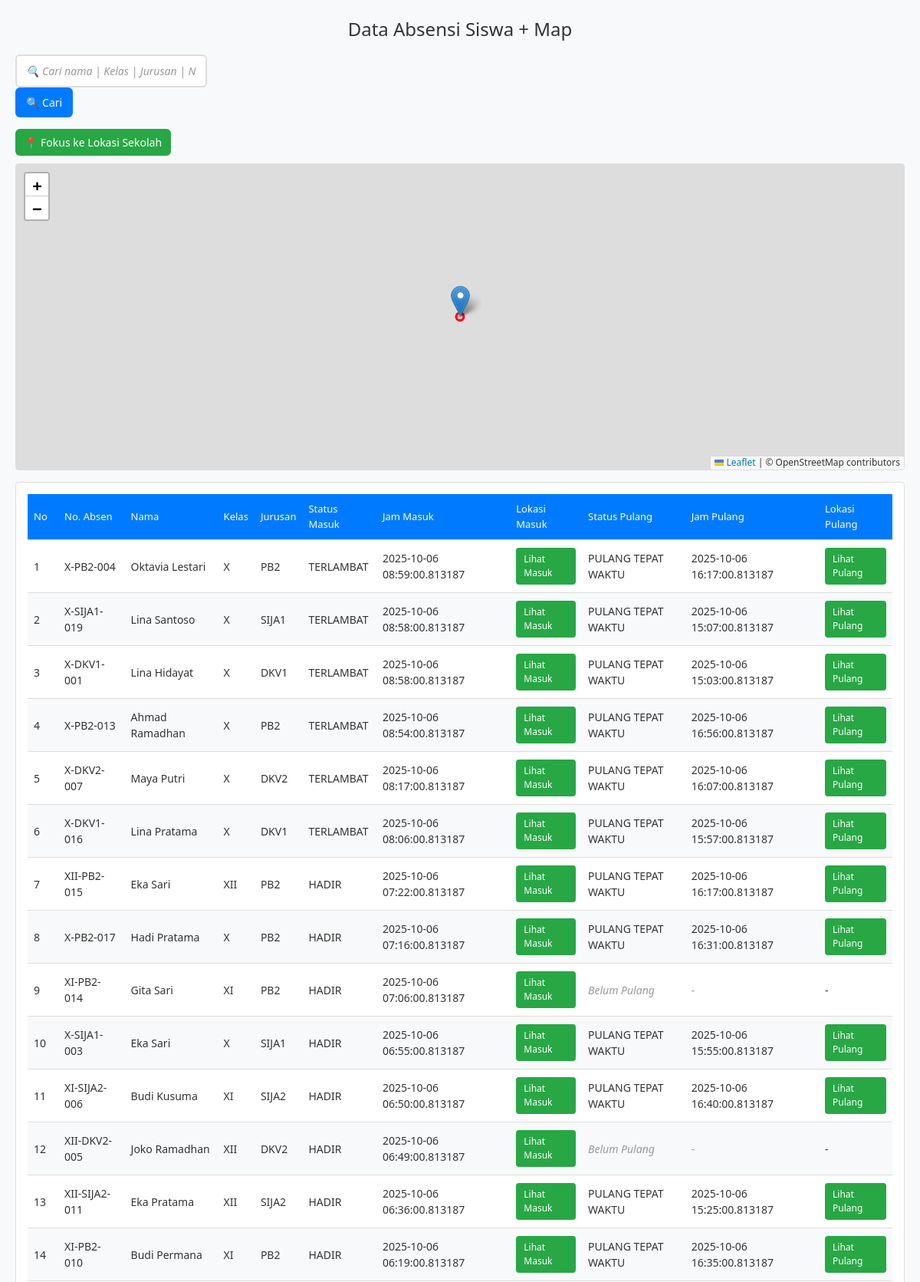
The page /admin/absensi_map (signed in, upper part) on the database its author committed.
### tables this page shows
CREATE TABLE absensi (
            id INTEGER PRIMARY KEY AUTOINCREMENT,
            siswa_id INTEGER,
            nama TEXT NOT NULL,
            kelas TEXT NOT NULL,
            jurusan TEXT NOT NULL,
            latitude REAL,
            longitude REAL,
            status TEXT NOT NULL,
            waktu TIMESTAMP DEFAULT CURRENT_TIMESTAMP
        , waktu_pulang TIMESTAMP, status_pulang TEXT, latitude_pulang REAL, longitude_pulang REAL);

### app.py (the view)
@app.route('/admin/absensi_map')
@login_required
def admin_absensi_map():
    search_query = request.args.get('q', '').strip()
    conn = sqlite3.connect(DB_NAME)
    cur = conn.cursor()
    if search_query:
        cur.execute("""
            SELECT
                a.nama, a.kelas, a.jurusan, a.status, a.waktu,
                a.latitude, a.longitude,
                a.status_pulang, a.waktu_pulang,
                a.latitude_pulang, a.longitude_pulang,
                COALESCE(s.nomor_absen, '-') AS nomor_absen
            FROM absensi a
            LEFT JOIN siswa s ON a.siswa_id = s.id
            WHERE a.nama LIKE ? OR a.kelas LIKE ? OR a.jurusan LIKE ? OR s.nomor_absen LIKE ?
            ORDER BY a.waktu DESC
        """, (f"%{search_query}%", f"%{search_query}%", f"%{search_query}%", f"%{search_query}%"))
    else:
        cur.execute("""
            SELECT
                a.nama, a.kelas, a.jurusan, a.status, a.waktu,
                a.latitude, a.longitude,
                a.status_pulang, a.waktu_pulang,
                a.latitude_pulang, a.longitude_pulang,
                COALESCE(s.nomor_absen, '-') AS nomor_absen
            FROM absensi a
            LEFT JOIN siswa s ON a.siswa_id = s.id
            ORDER BY a.waktu DESC
        """)
    absensi = cur.fetchall()
    conn.close()
    return render_template(
        'admin/absensi_map.html',
        absensi=absensi,
        search_query=search_query,
        SCHOOL_LAT=SCHOOL_LAT,
        SCHOOL_LNG=SCHOOL_LNG,
        RADIUS=RADIUS
    )

### app.py (called while the page is built)
def login_required(f):
    from functools import wraps
    @wraps(f)
    def decorated_function(*args, **kwargs):
        if 'admin_logged_in' not in session:
            return redirect(url_for('admin_login'))
        return f(*args, **kwargs)
    return decorated_function

### templates/admin/absensi_map.html (shortened to what this page needs)
<!DOCTYPE html>
<html lang="id">
<head>
  <link rel="stylesheet" href="https://unpkg.com/leaflet/dist/leaflet.css" />
  <link rel="stylesheet" href="https://unpkg.com/leaflet.markercluster/dist/MarkerCluster.css" />
  <link rel="stylesheet" href="https://unpkg.com/leaflet.markercluster/dist/MarkerCluster.Default.css" />
</head>
<body>
  <div class="main-container">
    <h2>Data Absensi Siswa + Map</h2>
    <div class="search-container">
      <form method="get" action="{{ url_for('admin_absensi_map') }}">
        <input type="text" name="q" value="{{ search_query or '' }}"
               placeholder="🔍 Cari nama | Kelas | Jurusan | No Absen"
               aria-label="Cari data absensi">
        <button type="submit">🔍 Cari</button>
      </form>
    </div>
    <div class="map-controls">
      <button class="reset-school-btn" onclick="resetToSchool()">📍 Fokus ke Lokasi Sekolah</button>
    </div>
    <div id="map"></div>
    <div class="table-container">
      <table>
        <thead>
          <tr>
            <th>No</th>
            <th>No. Absen</th>
            <th>Nama</th>
            <th>Kelas</th>
            <th>Jurusan</th>
            <th>Status Masuk</th>
            <th>Jam Masuk</th>
            <th>Lokasi Masuk</th>
            <th>Status Pulang</th>
            <th>Jam Pulang</th>
            <th>Lokasi Pulang</th>
          </tr>
        </thead>
        <tbody>
          {% for a in absensi %}
          <tr>
            <td>{{ loop.index }}</td>
            <td>{{ a[11] }}</td>
            <td>{{ a[0] }}</td>
            <td>{{ a[1] }}</td>
            <td>{{ a[2] }}</td>
            <td>{{ a[3] }}</td>
            <td>{{ a[4] }}</td>
            <td>
              {% if a[5] and a[6] %}
                <a class="button" href="#" onclick="focusMarker({{ loop.index0 }})">Lihat Masuk</a>
              {% else %}
                -
              {% endif %}
            </td>
            <td>
              {% if a[7] %}
                {{ a[7] }}
              {% else %}
                <span class="status-pending">Belum Pulang</span>
              {% endif %}
            </td>
            <td>
              {% if a[8] %}
                {{ a[8] }}
              {% else %}
                <span class="status-pending">-</span>
              {% endif %}
            </td>
            <td>
              {% if a[9] and a[10] %}
                <a class="button" href="#" onclick="focusMarkerPulang({{ loop.index0 }})">Lihat Pulang</a>
              {% else %}
                -
              {% endif %}
            </td>
          </tr>
          {% endfor %}
        </tbody>
      </table>
    </div>
  </div>
</body>
</html>

### templates/admin/absensi_map.html (style rules this page uses)
* { margin: 0; padding: 0; box-sizing: border-box; font-family: 'Segoe UI', Tahoma, Geneva, Verdana, sans-serif; }
body { background: #f8f9fa; color: #333; line-height: 1.5; padding: 0; }
.main-container { max-width: 1200px; margin: 0 auto; padding: 20px; }
h2 { text-align: center; margin-bottom: 15px; font-size: 1.5rem; font-weight: 500; color: #333; }
.search-container { display: flex; align-items: center; gap: 10px; margin-bottom: 15px; flex-wrap: wrap; }
.search-container input[type="text"] { flex: 1; min-width: 250px; padding: 10px 12px; border: 2px solid #ddd; border-radius: 6px; font-size: 14px; transition: border-color 0.2s ease, box-shadow 0.2s ease; outline: none; }
.search-container input[type="text"]::placeholder { color: #999; font-style: italic; }
.search-container button { padding: 10px 14px; background: #007bff; color: #fff; border: none; border-radius: 6px; cursor: pointer; font-size: 14px; font-weight: 500; display: flex; align-items: center; gap: 5px; transition: background 0.2s ease; white-space: nowrap; }
.map-controls { display: flex; gap: 10px; margin-bottom: 10px; flex-wrap: wrap; }
.reset-school-btn { padding: 8px 12px; background: #28a745; color: #fff; border: none; border-radius: 6px; cursor: pointer; font-size: 14px; font-weight: 500; display: flex; align-items: center; gap: 5px; transition: background 0.2s ease; white-space: nowrap; }
#map { height: 400px; width: 100%; margin-bottom: 15px; border: 1px solid #ddd; border-radius: 4px; }
.table-container { background: #fff; padding: 15px; border: 1px solid #ddd; border-radius: 4px; overflow-x: auto; margin-bottom: 20px; }
table { width: 100%; border-collapse: collapse; min-width: 800px; }
th, td { padding: 10px 8px; border-bottom: 1px solid #ddd; text-align: left; font-size: 14px; }
th { background: #007bff; color: white; font-weight: 500; font-size: 13px; }
tr:nth-child(even) { background: #f8f9fa; }
.button { display: inline-block; color: #fff; background: #28a745; padding: 6px 10px; border-radius: 4px; text-decoration: none; font-size: 12px; font-weight: 500; }
.status-pending { color: #999; font-style: italic; }

### rows shown on the page
absensi: a "X-PB2-004", nama "Oktavia Lestari", kelas "X", jurusan "PB2", status "TERLAMBAT", waktu "2025-10-06 08:59:00.813187", status_pulang "PULANG TEPAT WAKTU", waktu_pulang "2025-10-06 16:17:00.813187"
absensi: a "X-SIJA1-019", nama "Lina Santoso", kelas "X", jurusan "SIJA1", status "TERLAMBAT", waktu "2025-10-06 08:58:00.813187", status_pulang "PULANG TEPAT WAKTU", waktu_pulang "2025-10-06 15:07:00.813187"
absensi: a "X-DKV1-001", nama "Lina Hidayat", kelas "X", jurusan "DKV1", status "TERLAMBAT", waktu "2025-10-06 08:58:00.813187", status_pulang "PULANG TEPAT WAKTU", waktu_pulang "2025-10-06 15:03:00.813187"
absensi: a "X-PB2-013", nama "Ahmad Ramadhan", kelas "X", jurusan "PB2", status "TERLAMBAT", waktu "2025-10-06 08:54:00.813187", status_pulang "PULANG TEPAT WAKTU", waktu_pulang "2025-10-06 16:56:00.813187"
absensi: a "X-DKV2-007", nama "Maya Putri", kelas "X", jurusan "DKV2", status "TERLAMBAT", waktu "2025-10-06 08:17:00.813187", status_pulang "PULANG TEPAT WAKTU", waktu_pulang "2025-10-06 16:07:00.813187"
absensi: a "X-DKV1-016", nama "Lina Pratama", kelas "X", jurusan "DKV1", status "TERLAMBAT", waktu "2025-10-06 08:06:00.813187", status_pulang "PULANG TEPAT WAKTU", waktu_pulang "2025-10-06 15:57:00.813187"
absensi: a "XII-PB2-015", nama "Eka Sari", kelas "XII", jurusan "PB2", status "HADIR", waktu "2025-10-06 07:22:00.813187", status_pulang "PULANG TEPAT WAKTU", waktu_pulang "2025-10-06 16:17:00.813187"
absensi: a "X-PB2-017", nama "Hadi Pratama", kelas "X", jurusan "PB2", status "HADIR", waktu "2025-10-06 07:16:00.813187", status_pulang "PULANG TEPAT WAKTU", waktu_pulang "2025-10-06 16:31:00.813187"
absensi: a "XI-PB2-014", nama "Gita Sari", kelas "XI", jurusan "PB2", status "HADIR", waktu "2025-10-06 07:06:00.813187", shows "Belum Pulang"
absensi: a "X-SIJA1-003", nama "Eka Sari", kelas "X", jurusan "SIJA1", status "HADIR", waktu "2025-10-06 06:55:00.813187", status_pulang "PULANG TEPAT WAKTU", waktu_pulang "2025-10-06 15:55:00.813187"
absensi: a "XI-SIJA2-006", nama "Budi Kusuma", kelas "XI", jurusan "SIJA2", status "HADIR", waktu "2025-10-06 06:50:00.813187", status_pulang "PULANG TEPAT WAKTU", waktu_pulang "2025-10-06 16:40:00.813187"
absensi: a "XII-DKV2-005", nama "Joko Ramadhan", kelas "XII", jurusan "DKV2", status "HADIR", waktu "2025-10-06 06:49:00.813187", shows "Belum Pulang"
absensi: a "XII-SIJA2-011", nama "Eka Pratama", kelas "XII", jurusan "SIJA2", status "HADIR", waktu "2025-10-06 06:36:00.813187", status_pulang "PULANG TEPAT WAKTU", waktu_pulang "2025-10-06 15:25:00.813187"
absensi: a "XI-PB2-010", nama "Budi Permana", kelas "XI", jurusan "PB2", status "HADIR", waktu "2025-10-06 06:19:00.813187", status_pulang "PULANG TEPAT WAKTU", waktu_pulang "2025-10-06 16:35:00.813187"
